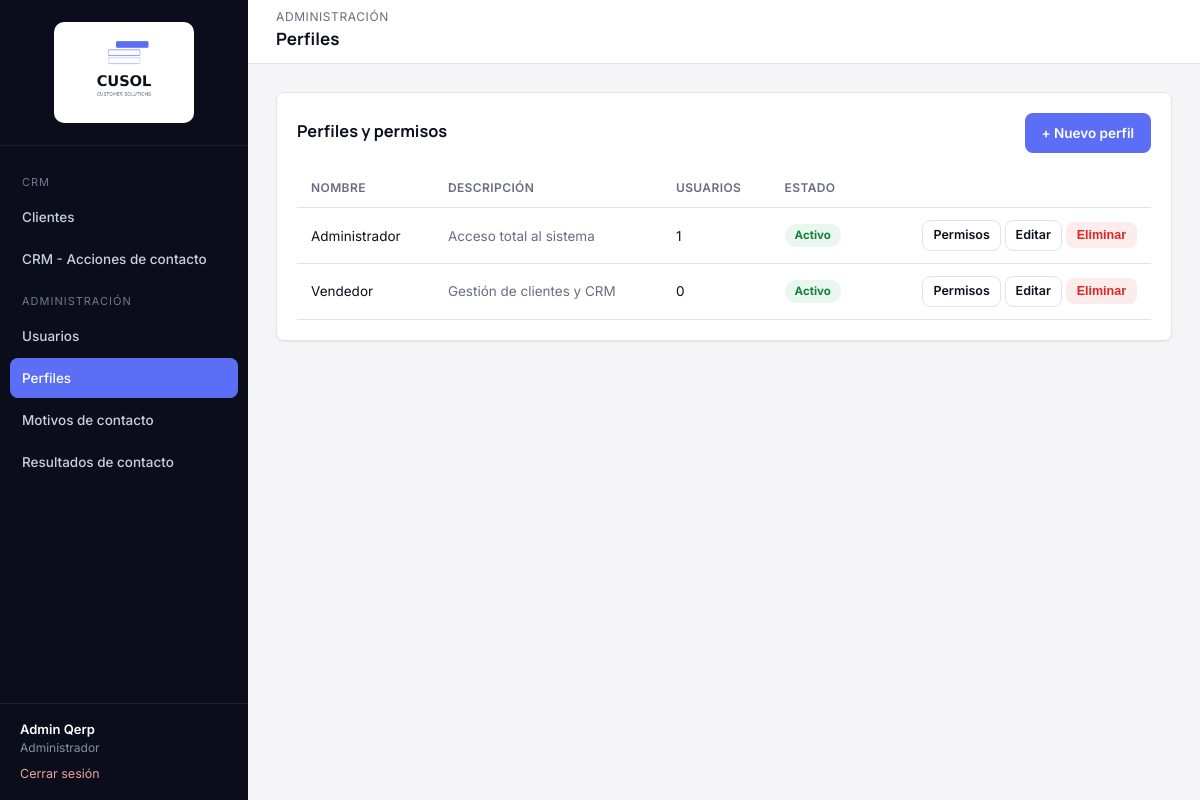
The page /modules/perfiles/index.php (signed in) on the database as committed earlier.
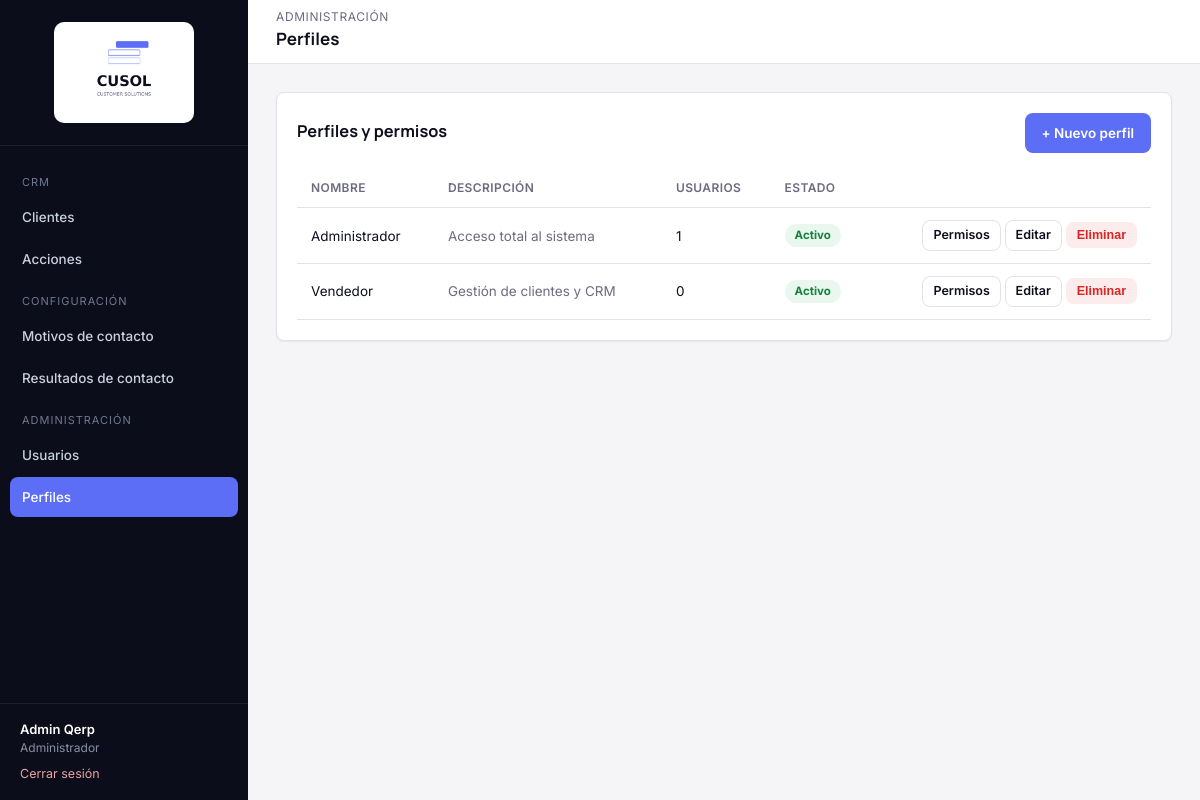
The same page on the database as committed later.
### tables this page shows
CREATE TABLE qerp_secciones (
  id INT PRIMARY KEY AUTO_INCREMENT,
  nombre VARCHAR(100) NOT NULL,
  slug VARCHAR(100) NOT NULL UNIQUE,
  icono VARCHAR(50) DEFAULT NULL,
  grupo VARCHAR(50) NOT NULL DEFAULT 'General',
  orden INT DEFAULT 0
);

CREATE TABLE qerp_perfiles (
  id INT PRIMARY KEY AUTO_INCREMENT,
  nombre VARCHAR(50) NOT NULL,
  descripcion VARCHAR(255) DEFAULT NULL,
  activo TINYINT(1) NOT NULL DEFAULT 1,
  solo_ve_sus_clientes TINYINT(1) NOT NULL DEFAULT 0,
  creado_en DATETIME DEFAULT CURRENT_TIMESTAMP
);

### includes/funciones.php (called while the page is built, shortened)
<?php
function estaLogueado(): bool
{
    return isset($_SESSION['usuario_id']);
}
function usuarioActual(): ?array
{
    return [
        'id'         => $_SESSION['usuario_id'],
        'nombre'     => $_SESSION['usuario_nombre'],
        'apellido'   => $_SESSION['usuario_apellido'],
        'mail'       => $_SESSION['usuario_mail'],
        'perfil_id'  => $_SESSION['perfil_id'],
        'perfil'     => $_SESSION['perfil_nombre'],
    ];
}
function tienePermiso(PDO $pdo, string $slugSeccion, string $accion = 'ver'): bool
{
    $accionesValidas = ['ver', 'crear', 'editar', 'eliminar'];
    static $cache = [];
    $clave = $_SESSION['perfil_id'] . '-' . $slugSeccion;
    if (!isset($cache[$clave])) {
        $stmt = $pdo->prepare(
            "SELECT pp.ver, pp.crear, pp.editar, pp.eliminar
             FROM qerp_perfil_permisos pp
             INNER JOIN qerp_secciones s ON s.id = pp.seccion_id
             WHERE pp.perfil_id = :perfil_id AND s.slug = :slug
             LIMIT 1"
        );
        $stmt->execute([
            ':perfil_id' => $_SESSION['perfil_id'],
            ':slug'      => $slugSeccion,
        ]);
        $cache[$clave] = $stmt->fetch() ?: ['ver' => 0, 'crear' => 0, 'editar' => 0, 'eliminar' => 0];
    }
    return (bool) $cache[$clave][$accion];
}
function requerirPermiso(PDO $pdo, string $slugSeccion, string $accion = 'ver'): void
{
    if (!tienePermiso($pdo, $slugSeccion, $accion)) {
        http_response_code(403);
        include __DIR__ . '/../includes/403.php';
        exit;
    }
}
function e(?string $valor): string
{
    return htmlspecialchars($valor ?? '', ENT_QUOTES, 'UTF-8');
}
function obtenerSeccionesMenu(PDO $pdo): array
{
    $stmt = $pdo->query('SELECT * FROM qerp_secciones ORDER BY orden ASC');
    return $stmt->fetchAll();
}

### modules/perfiles/index.php (the view, shortened to what the changed rows need)
<?php
require_once __DIR__ . '/../../config/conexion.php';
require_once __DIR__ . '/../../includes/funciones.php';
requerirPermiso($pdo, 'perfiles', 'ver');
$slugSeccionActual = 'perfiles';
$puedeEditar = tienePermiso($pdo, 'perfiles', 'editar');
$puedeBorrar = tienePermiso($pdo, 'perfiles', 'eliminar');
$perfiles = $pdo->query(
    "SELECT p.*, (SELECT COUNT(*) FROM qerp_usuarios u WHERE u.perfil_id = p.id) AS cant_usuarios
     FROM qerp_perfiles p ORDER BY p.nombre"
)->fetchAll();
include __DIR__ . '/../../includes/header.php';
?>
<div class="card">
    <div class="tabla-responsive">
    <table class="tabla-qerp">
        <thead>
            <tr>
                <th>Nombre</th>
                <th>Descripción</th>
                <th>Usuarios</th>
                <th>Estado</th>
                <th></th>
            </tr>
        </thead>
        <tbody>
            <?php foreach ($perfiles as $p): ?>
            <tr>
                <td><?= e($p['nombre']) ?></td>
                <td style="color:var(--muted);"><?= e($p['descripcion'] ?? '') ?></td>
                <td><?= (int) $p['cant_usuarios'] ?></td>
                <td>
                    <span class="badge <?= $p['activo'] ? 'badge-activo' : 'badge-inactivo' ?>">
                        <?= $p['activo'] ? 'Activo' : 'Inactivo' ?>
                    </span>
                </td>
                <td style="text-align:right;white-space:nowrap;">
                    <?php if ($puedeEditar): ?>
                        <a href="permisos.php?id=<?= (int) $p['id'] ?>" class="btn btn-outline btn-sm">Permisos</a>
                        <a href="editar.php?id=<?= (int) $p['id'] ?>" class="btn btn-outline btn-sm">Editar</a>
                    <?php endif; ?>
                    <?php if ($puedeBorrar): ?>
                        <form method="post" action="eliminar.php" style="display:inline;"
                              onsubmit="return confirm('¿Eliminar este perfil? Los usuarios que lo tengan quedarán sin perfil asignado.');">
                            <button type="submit" class="btn btn-danger btn-sm">Eliminar</button>
                        </form>
                    <?php endif; ?>
                </td>
            </tr>
            <?php endforeach; ?>
        </tbody>
    </table>
    </div>
</div>
<?php include __DIR__ . '/../../includes/footer.php'; ?>

### includes/sidebar.php (shortened to what the changed rows need)
<?php
$usuario = usuarioActual();
$secciones = obtenerSeccionesMenu($pdo);
$slugActual = $slugSeccionActual ?? '';
$grupos = [];
foreach ($secciones as $s) {
    $grupos[$s['grupo'] ?? 'General'][] = $s;
}
$ordenGrupos = ['CRM', 'Configuración', 'Administración'];
?>
<aside class="qerp-sidebar" id="qerpSidebar">
    <nav class="qerp-nav">
        <?php foreach ($ordenGrupos as $grupo): ?>
            <?php
                $items = array_filter($grupos[$grupo] ?? [], fn($s) => tienePermiso($pdo, $s['slug'], 'ver'));
                if (!$items) continue;
            ?>
            <div class="seccion-titulo"><?= e($grupo) ?></div>
            <?php foreach ($items as $s): ?>
                <a href="<?= QERP_URL_BASE ?>/modules/<?= e($s['slug']) ?>/index.php"
                   class="<?= $slugActual === $s['slug'] ? 'activo' : '' ?>">
                    <?= e($s['nombre']) ?>
                </a>
            <?php endforeach; ?>
        <?php endforeach; ?>
    </nav>
    <div class="usuario-box">
        <div class="nombre"><?= e($usuario['nombre'] . ' ' . $usuario['apellido']) ?></div>
        <div class="perfil"><?= e($usuario['perfil']) ?></div>
        <a class="salir" href="<?= QERP_URL_BASE ?>/login/logout.php">Cerrar sesión</a>
    </div>
</aside>

Rows that differ between the two databases and show on the page:
changed qerp_secciones: nombre "CRM - Acciones de contacto" → "Acciones"
changed qerp_secciones "Motivos de contacto": moves from the list under "ADMINISTRACIÓN" to the list under "CONFIGURACIÓN"
changed qerp_secciones "Resultados de contacto": moves from the list under "ADMINISTRACIÓN" to the list under "CONFIGURACIÓN"
Other text that changed with them:
new list line: "CONFIGURACIÓN"
